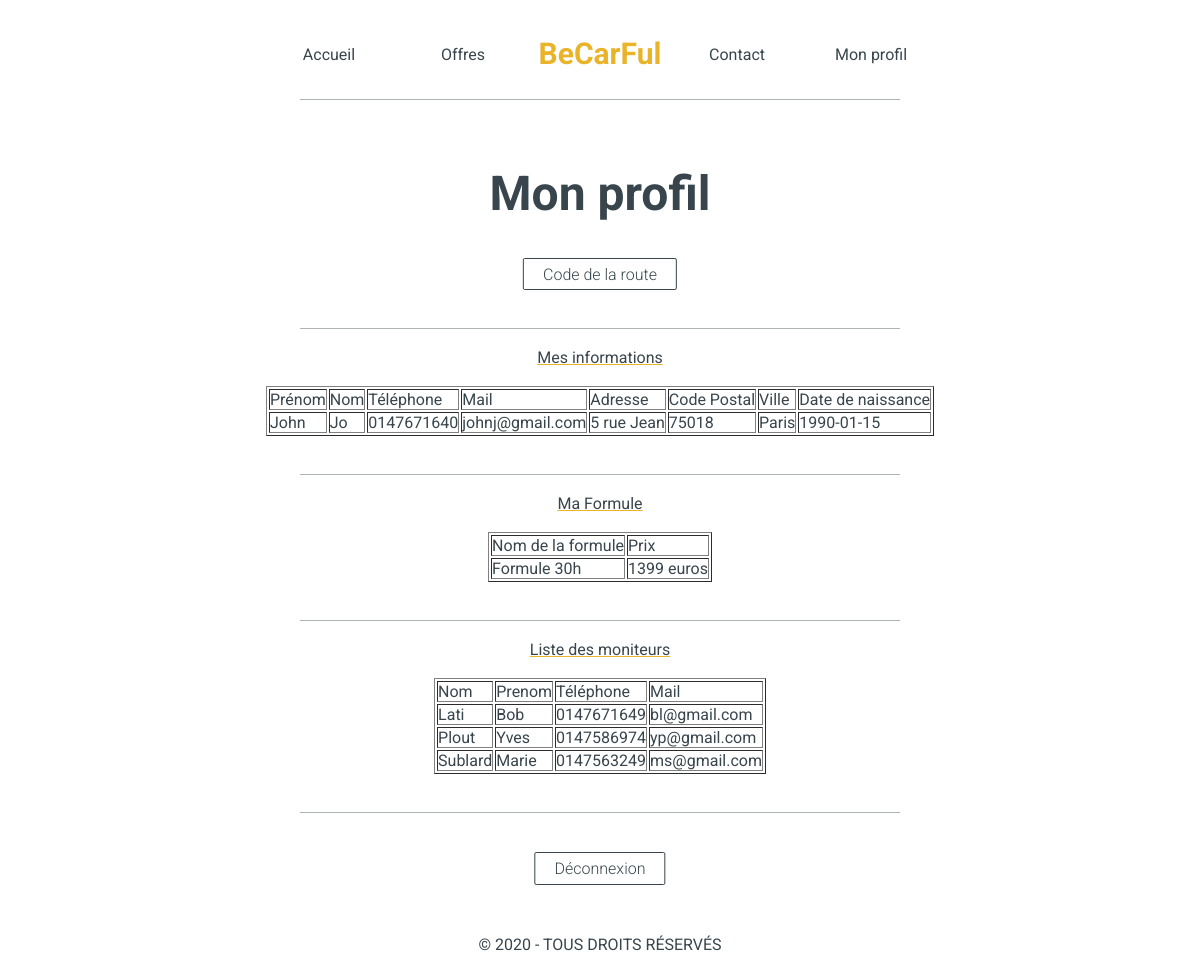
/mvc_poo/index2.php?page=3 (signed in), run on the app's committed database.
### tables this page shows
CREATE TABLE eleve (
    ideleve INT(3) NOT NULL auto_increment,
    prenomEleve VARCHAR(30),
    nomEleve VARCHAR(30),
    adresse VARCHAR(60),
    cp INT(5),
    ville VARCHAR(30),
    tel VARCHAR(20),
    mail VARCHAR(40),
    d_naissance DATE,
    idformule INT(3),
    iduser INT(3),
    PRIMARY KEY (ideleve),
    FOREIGN KEY (idformule) REFERENCES formule(idformule),
    FOREIGN KEY (iduser) REFERENCES user(iduser)
);

CREATE TABLE formule (
    idformule INT(3) auto_increment,
    libelle VARCHAR(30),
    prix VARCHAR(30),
    PRIMARY KEY (idformule)
);

CREATE TABLE moniteur (
    idmoniteur int(3) NOT NULL auto_increment,
    prenomMoniteur VARCHAR(30),
    nomMoniteur VARCHAR(30),
    adresse VARCHAR(60),
    cp INT(5),
    ville VARCHAR(30),
    tel VARCHAR(20),
    mail VARCHAR(40),
    d_naissance DATE,
    d_embauche DATE,
    salaire FLOAT,
    PRIMARY KEY (idmoniteur)
);

### mvc_poo/controleur/controleur.class.php (called while the page is built, shortened)
<?php
    require_once ("modele/modele.class.php");
    class Controleur {
        private $unModele;
        public function __construct (){
            $this->unModele = new Modele ();
        }
        public function selectAllMoniteur (){
            $lesMoniteurs = $this->unModele->selectAllMoniteur ();
            return $lesMoniteurs;
        }
        public function selectUnEleve ($email){
            $leEleve = $this->unModele->selectUnEleve ($email);
            return $leEleve;
        }
        public function selectIdFormuleEleve ($email){
            $IdFormule = $this->unModele->selectIdFormuleEleve ($email);
            return $IdFormule;
        }
        public function selectUneFormule ($IdFormule){
            $laFormule = $this->unModele->selectUneFormule ($IdFormule);
            return $laFormule;
        }
    }
?>

### mvc_poo/modele/modele.class.php (called while the page is built, shortened)
<?php
    class Modele {
        private $unPdo;
        public function __construct () {
            try{
                $this->unPdo = new PDO("mysql:host=localhost;dbname=auto_ecole","root","");
            }
            catch (PDOException $exp){
                echo "Erreur de connexion à la BDD";
            }
        }
        public function selectAllMoniteur () {
            if ($this->unPdo != null) {
                $requete = "select nomMoniteur, prenomMoniteur, tel, mail from moniteur;";
                $select = $this->unPdo-> prepare($requete);
                $select->execute();
                $lesMoniteurs = $select->fetchAll();
                return $lesMoniteurs;
            }else{
                return null;
            }
        }
        public function selectUnEleve ($email) {
            if ($this->unPdo != null) {
                $requete = "select prenomEleve, nomEleve, tel, mail, adresse, cp, ville, d_naissance from eleve where eleve.mail= '".$email."'";
                $select = $this->unPdo-> prepare($requete);
                $select->execute();
                $leEleve = $select->fetchAll();
                return $leEleve;
            }else{
                return null;
            }
        }
        public function selectIdFormuleEleve ($email) {
           if ($this->unPdo != null) {
                $requete = "select idformule from eleve where eleve.mail= '".$email."'";
                $select = $this->unPdo-> prepare($requete);
                $select->execute();
                $leIdFormule = $select->fetch();
                return $leIdFormule['idformule'];
            }else{
                return null;
            }
        }
        public function selectUneFormule ($IdFormule) {
            if ($this->unPdo != null) {
                $requete = "select libelle, prix from formule where formule.idformule= '".$IdFormule."'";
                $select = $this->unPdo-> prepare($requete);
                $select->execute();
                $laFormule = $select->fetchAll();
                return $laFormule;
            }else{
                return null;
            }
        }
    }
?>

### mvc_poo/vue/vue_moniteur.php (the view)
<center>
    <br>
    <br>
    <hr>
    <br>
    <p style="text-decoration: underline; text-decoration-color: #E9B429;">Liste des moniteurs</p>
    <br>
    <table border="1">
        <tr>
        <td>Nom</td>
        <td>Prenom</td>
        <td>Téléphone</td>
        <td>Mail</td>
        </tr>
    <?php
        foreach ($lesMoniteurs as $unMoniteur) {
            echo "<tr>
            <td>".$unMoniteur["nomMoniteur"]."</td>
            <td>".$unMoniteur["prenomMoniteur"]."</td>
            <td>".$unMoniteur["tel"]."</td>
            <td>".$unMoniteur["mail"]."</td>
            </tr>";
        }
    ?>
    </table>
</center>

### mvc_poo/index2.php (shortened to what this page needs)
<?php
    require_once ("controleur/controleur.class.php");
    $unControleur = new Controleur();
?>
<!DOCTYPE html>
<html lang="fr">
<head>
    <link rel="stylesheet" href="style.css">
</head>
<body>
    <div class="menu">
        <h1>BeCarFul</h1>
        <ul class="menu-1">
            <li>
                <a class="boutonmenu" href="index2.php?page=0">Accueil</a>
            </li>
            <li>
                <a class="boutonmenu" href="index2.php?page=1">Offres</a>
            </li>
        </ul>
        <ul class="menu-2">
            <li>
                <a class="boutonmenu" href="index2.php?page=2">Contact</a>
            </li>
            <li>
                <a class="boutonmenu" href="index2.php?page=3">Mon profil</a>
            </li>
        </ul>
    </div>
    <hr>
    <?php
        if (isset($_GET['page'])) $page = $_GET['page'];
        else $page = 0;
        switch ($page){
            case 3 : require_once("profil.php"); break;
        }
    ?>
</body>
</html>

### mvc_poo/profil.php (shortened to what this page needs)
<h2>Mon profil</h2>
<a class="button2" href="index2.php?page=4">Code de la route</a>
<?php
    $leEleve = $unControleur->selectUnEleve ($_SESSION['email']);
    require_once ("vue/vue_eleve.php");
    $IdFormule = $unControleur->selectIdFormuleEleve ($_SESSION['email']);
    $laFormule = $unControleur->selectUneFormule ($IdFormule);
    if ($laFormule != null){
    require_once ("vue/vue_formule.php");
    }
    $lesMoniteurs = $unControleur->selectAllMoniteur ();
    require_once ("vue/vue_moniteur.php");
?>
<br>
<br>
<hr>
<br>
<a class="button3" href="index2.php?page=5">Déconnexion</a>
<footer>
    © 2020 - TOUS DROITS RÉSERVÉS
</footer>

### mvc_poo/vue/vue_eleve.php
<center>
    <br>
    <br>
    <hr>
    <br>
    <p style="text-decoration: underline; text-decoration-color: #E9B429;">Mes informations</p>
    <br>
    <table border="1">
        <tr>
        <td>Prénom</td>
        <td>Nom</td>
        <td>Téléphone</td>
        <td>Mail</td>
        <td>Adresse</td>
        <td>Code Postal</td>
        <td>Ville</td>
        <td>Date de naissance</td>
        </tr>
    <?php
        foreach ($leEleve as $unEleve) {
            echo "<tr>
            <td>".$unEleve["prenomEleve"]."</td>
            <td>".$unEleve["nomEleve"]."</td>
            <td>".$unEleve["tel"]."</td>
            <td>".$unEleve["mail"]."</td>
            <td>".$unEleve["adresse"]."</td>
            <td>".$unEleve["cp"]."</td>
            <td>".$unEleve["ville"]."</td>
            <td>".$unEleve["d_naissance"]."</td>
            </tr>";
        }
    ?>
    </table>
</center>

### mvc_poo/vue/vue_formule.php
<center>
    <br>
    <br>
    <hr>
    <br>
    <p style="text-decoration: underline; text-decoration-color: #E9B429;">Ma Formule</p>
    <br>
    <table border="1">
        <tr>
        <td>Nom de la formule</td>
        <td>Prix</td>
        </tr>
    <?php
        foreach ($laFormule as $uneFormule) {
            echo "<tr>
            <td>".$uneFormule["libelle"]."</td>
            <td>".$uneFormule["prix"]."</td>
            </tr>";
        }
    ?>
    </table>
</center>

### mvc_poo/style.css (style rules this page uses)
* { margin: 0; padding: 0; }
html body { font-family: 'Roboto', sans-serif; box-sizing: border-box; min-height: 100%; color: #38454C; }
h1 { text-align: center; color: #E9B429; font-size: 30px; line-height: 28.64px; margin-top: 40px; margin-bottom: 30px; }
h2 { text-align: center; font-size: 48px; line-height: 28.64px; margin-left: auto; margin-right: auto; margin-top: 80px; color: #38454C; }
hr { width: 50%; border: none; border-top: 1px solid #38454C; opacity: 0.4; text-align: center; margin: auto; }
.menu { color: #38454C; }
.menu-1 { position: absolute; top: 30px; left: 22%; }
.menu-2 { position: absolute; top: 30px; right: 22%; }
.menu li { display: inline-block; }
.boutonmenu { display: block; width: 110px; padding: 5px 0; text-align: center; border: none; color: #38454C; text-decoration: none; margin: 10px; }
footer { position: fixed; left: 0; bottom: 0; width: 100%; height: 30px; background-color: white; color: #38454C; text-align: center; }
a.button2 { display: inline-block; position: relative; left: 50%; transform: translateX(-50%); padding: 0.35em 1.2em; border: 0.1em solid #38454C; margin: 50px 0 0 0; border-radius: 0.12em; box-sizing: border-box; text-decoration: none; font-family: 'Roboto',sans-serif; font-weight: 300; color: #38454C; text-align: center; transition: all 0.2s; }
a.button3 { display: inline-block; position: relative; left: 50%; transform: translateX(-50%); padding: 0.35em 1.2em; border: 0.1em solid #38454C; margin: 20px 0 80px 0; border-radius: 0.12em; box-sizing: border-box; text-decoration: none; font-family: 'Roboto',sans-serif; font-weight: 300; color: #38454C; text-align: center; transition: all 0.2s; }

### data on the page
eleve: prenomEleve "John", nomEleve "Jo", tel "0147671640", mail "johnj@gmail.com", adresse "5 rue Jean", cp "75018", ville "Paris", d_naissance "1990-01-15"
formule: libelle "Formule 30h", prix "1399 euros"
moniteur: nomMoniteur "Lati", prenomMoniteur "Bob", tel "0147671649", mail "bl@gmail.com"
moniteur: nomMoniteur "Plout", prenomMoniteur "Yves", tel "0147586974", mail "yp@gmail.com"
moniteur: nomMoniteur "Sublard", prenomMoniteur "Marie", tel "0147563249", mail "ms@gmail.com"
